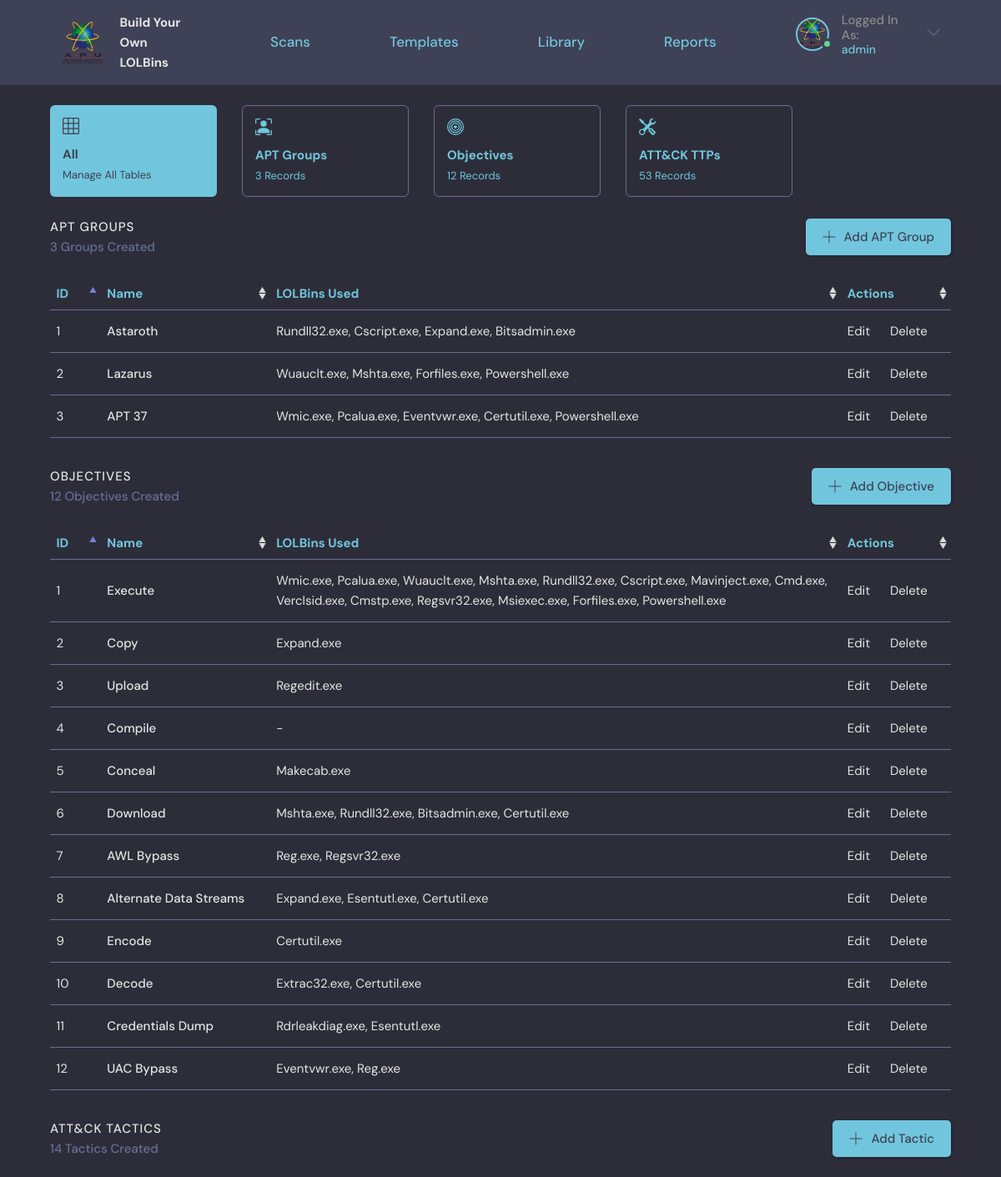
Page /manage/ (signed in, upper part) on the committed database.
### base/models.py (models this page shows, shortened)
class APT(models.Model):
    name = models.CharField(max_length=200)
    class Meta:
        verbose_name = 'APT Group'

class Technique(models.Model):
    user = models.ForeignKey(User, on_delete=SET_NULL, null=True, verbose_name = u'Owner')
    name = models.CharField(max_length=200, default="New Binary")
    description = models.TextField(null=True, blank=True)
    updated = models.DateTimeField(auto_now=True)
    created = models.DateTimeField(auto_now_add=True)
    Objective = models.ManyToManyField(Objective, verbose_name = u'Objectives')
    APT = models.ManyToManyField(APT, blank=True, verbose_name = u'APT Groups')
    class Meta:
        verbose_name = 'LOLBin'

class Objective(models.Model):
    name = models.CharField(max_length=200)
    class Meta:
        verbose_name = 'Objective'

### base/views.py (the view)
# urls.py: path('manage/', views.manage, name="manage"),
@login_required(login_url='login')
def manage(request):
    apts = APT.objects.all()
    apt_count = apts.count()
    objectives = Objective.objects.all()
    objective_count = objectives.count()
    attackTactics = AttackTactic.objects.all()
    attackTechniques = AttackTechnique.objects.all()
    attackSubTechniques = AttackSubTechnique.objects.exclude(attackid=".000")
    ttp_count = attackTactics.count() + attackTechniques.count() + attackSubTechniques.count()
    if request.user.is_superuser != 1:
        return redirect('forbidden')
    context = {'apts': apts, 'apt_count': apt_count, 'objectives': objectives, 'objective_count': objective_count, 'attackTactics': attackTactics, 'attackTechniques': attackTechniques, 'attackSubTechniques': attackSubTechniques, 'ttp_count': ttp_count}
    return render(request, 'base/manage.html', context)

### base/templates/base/manage.html (shortened to what this page needs)
{% extends 'main.html' %}
{% block content %}
{% load static %}
<main class="layout layout--2">
  <div class="container-column">
    <div class="roomList__cards">
        <a href="{% url 'manage' %}">
            <div class="admin-card-selected">
                <div class="admin-card-contents">
                    <h4>All</h4>
                    <span>Manage All Tables</span>
                </div>
            </div>
        </a>
        <a href="{% url 'apt' %}">
            <div class="admin-card">
                <div class="admin-card-contents">
                    <h4>APT Groups</h4>
                    <span>{{apt_count}} Records</span>
                </div>
            </div>
        </a>
        <a href="{% url 'objective' %}">
            <div class="admin-card">
                <div class="admin-card-contents">
                    <h4>Objectives</h4>
                    <span>{{objective_count}} Records</span>
                </div>
            </div>
        </a>
        <a href="{% url 'attackTactic' %}">
            <div class="admin-card">
                <div class="admin-card-contents">
                    <h4>ATT&CK TTPs</h4>
                    <span>{{ttp_count}} Records</span>
                </div>
            </div>
        </a>
    </div>
    <div class="roomList__header">
        <div>
            <h2>APT Groups</h2>
            <p>{{apt_count}} Groups Created</p>
        </div>
        <a class="btn btn--main" href="{% url 'new-apt' %}">
            <svg version="1.1" xmlns="http://www.w3.org/2000/svg" width="32" height="32" viewBox="0 0 32 32">
            <title>add</title>
            <path
                d="M16.943 0.943h-1.885v14.115h-14.115v1.885h14.115v14.115h1.885v-14.115h14.115v-1.885h-14.115v-14.115z"
            ></path>
            </svg>
            Add APT Group
        </a>
    </div>
    <table id="apt-table" class="table">
        <thead>
            <tr>
                <th scope="col">ID</th>
                <th scope="col">Name</th>
                <th scope="col">LOLBins Used</th>
                <th scope="col">Actions</th>
            </tr>
        </thead>
        <tbody>
            {% if apt_count != 0 %}
                {% for apt in apts %}
                    <tr>
                        <td style="width: 6rem;">{{forloop.counter}}</td>
                        <td style="width: 20rem;font-weight: 500">{{apt.name}}</td>
                        <td>
                            {% if apt.technique_set.all.count != 0 %}
                                {% with obj="" %}
                                    {% for technique in apt.technique_set.all %}
                                        {% if forloop.last %}
                                            {{ obj|add:technique.name}}.exe
                                        {% else %}
                                            {{ obj|add:technique.name}}.exe,
                                        {% endif %}
                                    {% endfor %}
                                {% endwith %}
                            {% else %}
                            -
                            {% endif %}
                        </td>
                        <td style="width: 13rem;">
                            <a href="{% url 'update-apt' apt.id %}" style="padding-right: 2rem">Edit</a>
                            <a href="{% url 'delete-apt' apt.id %}">Delete</a>
                        </td>
                    </tr>
                {% endfor %}
            {% endif %}
        </tbody>
    </table>
    <br>
    <div class="roomList__header">
        <div>
            <h2>Objectives</h2>
            <p>{{objective_count}} Objectives Created</p>
        </div>
        <a class="btn btn--main" href="{% url 'new-objective' %}">
            <svg version="1.1" xmlns="http://www.w3.org/2000/svg" width="32" height="32" viewBox="0 0 32 32">
            <title>add</title>
            <path
                d="M16.943 0.943h-1.885v14.115h-14.115v1.885h14.115v14.115h1.885v-14.115h14.115v-1.885h-14.115v-14.115z"
            ></path>
            </svg>
            Add Objective
        </a>
    </div>
    <table id="objective-table" class="table">
        <thead>
            <tr>
                <th scope="col">ID</th>
                <th scope="col">Name</th>
                <th scope="col">LOLBins Used</th>
                <th scope="col">Actions</th>
            </tr>
        </thead>
        <tbody>
            {% if objective_count != 0 %}
                {% for objective in objectives %}
                    <tr>
                        <td style="width: 6rem;">{{forloop.counter}}</td>
                        <td style="width: 20rem;font-weight: 500">{{objective.name}}</td>
                        <td>
                            {% if objective.technique_set.all.count != 0 %}
                                {% with obj="" %}
                                    {% for technique in objective.technique_set.all %}
                                        {% if forloop.last %}
                                            {{ obj|add:technique.name}}.exe
                                        {% else %}
                                            {{ obj|add:technique.name}}.exe,
                                        {% endif %}
                                    {% endfor %}
                                {% endwith %}
                            {% else %}
                            -
                            {% endif %}
                        </td>
                        <td style="width: 13rem;">
                            <a href="{% url 'update-objective' objective.id %}" style="padding-right: 2rem">Edit</a>
                            <a href="{% url 'delete-objective' objective.id %}">Delete</a>
                        </td>
                    </tr>
                {% endfor %}
            {% endif %}
        </tbody>
    </table>
    <br>
    <div class="roomList__header">
        <div>
            <h2>ATT&CK Tactics</h2>
            <p>{{attackTactics.count}} Tactics Created</p>
        </div>
        <a class="btn btn--main" href="{% url 'new-attackTactic' %}">
            <svg version="1.1" xmlns="http://www.w3.org/2000/svg" width="32" height="32" viewBox="0 0 32 32">
            <title>add</title>
            <path
                d="M16.943 0.943h-1.885v14.115h-14.115v1.885h14.115v14.115h1.885v-14.115h14.115v-1.885h-14.115v-14.115z"
            ></path>
            </svg>
            Add Tactic
        </a>
    </div>
    <br>
    <br>
  </div>
</main>
{% endblock content %}

### templates/navigationBar.html (shortened to what this page needs)
{% load static %}
<header class="header header--loggedIn">
  <div class="container">
    <a href="{% url 'home' %}" class="header__logo">
      <img src="{% static 'images/APU.png' %}" style="width:50px;height:50px;"/>
      <h1>
        Build Your<br>
        Own LOLBins
      </h1>
    </a>
    <a href="{% url 'home' %}" class="header__text">
      <h2>Scans</h2>
    </a>
    <a href="{% url 'template' %}" class="header__text">
      <h2>Templates</h2>
    </a>
    <a href="{% url 'library' %}" class="header__text">
      <h2>Library</h2>
    </a>
    <a href="{% url 'report' %}" class="header__text">
      <h2>Reports</h2>
    </a>
    <nav class="header__menu">
      {% if request.user.is_authenticated %}
          <div class="header__user">
            <a href="{% url 'user-profile' request.user.id%}">
                <div class="avatar avatar--medium active">
                <img src="{% static 'images/APU.png' %}" />
                </div>
                <p>Logged In As:<span>{{request.user}}</span></p>
            </a>
            <button class="dropdown-button">
                <svg version="1.1" xmlns="http://www.w3.org/2000/svg" width="32" height="32" viewBox="0 0 32 32">
                <title>chevron-down</title>
                <path d="M16 21l-13-13h-3l16 16 16-16h-3l-13 13z"></path>
                </svg>
            </button>
          </div>
      {% else %}
          <a href="{% url 'login' %}">
              <img src="{% static 'images/avatar.svg' %}" />
              <p>Login</p>
          </a>
      {% endif %}
    </nav>
  </div>
</header>

### rows in the picture
APT: name "Astaroth"
Technique: name "Rundll32"
Technique: name "Cscript"
Technique: name "Expand"
Technique: name "Bitsadmin"
APT: name "Lazarus"
Technique: name "Wuauclt"
Technique: name "Mshta"
Technique: name "Forfiles"
Technique: name "Powershell"
APT: name "APT 37"
Technique: name "Wmic"
Technique: name "Pcalua"
Technique: name "Eventvwr"
Technique: name "Certutil"
Objective: name "Execute"
Technique: name "Mavinject"
Technique: name "Cmd"
Technique: name "Verclsid"
Technique: name "Cmstp"
Technique: name "Regsvr32"
Technique: name "Msiexec"
Objective: name "Copy"
Objective: name "Upload"
Technique: name "Regedit"
Objective: name "Compile"
Objective: name "Conceal"
Technique: name "Makecab"
Objective: name "Download"
Objective: name "AWL Bypass"
Technique: name "Reg"
Objective: name "Alternate Data Streams"
Technique: name "Esentutl"
Objective: name "Encode"
Objective: name "Decode"
Technique: name "Extrac32"
Objective: name "Credentials Dump"
Technique: name "Rdrleakdiag"
Objective: name "UAC Bypass"

### other values in the picture
{{ request.user }} "admin"
{{ apt_count }} "3"
{{ objective_count }} "12"
{{ ttp_count }} "53"
{{ attackTactics.count }} "14"
